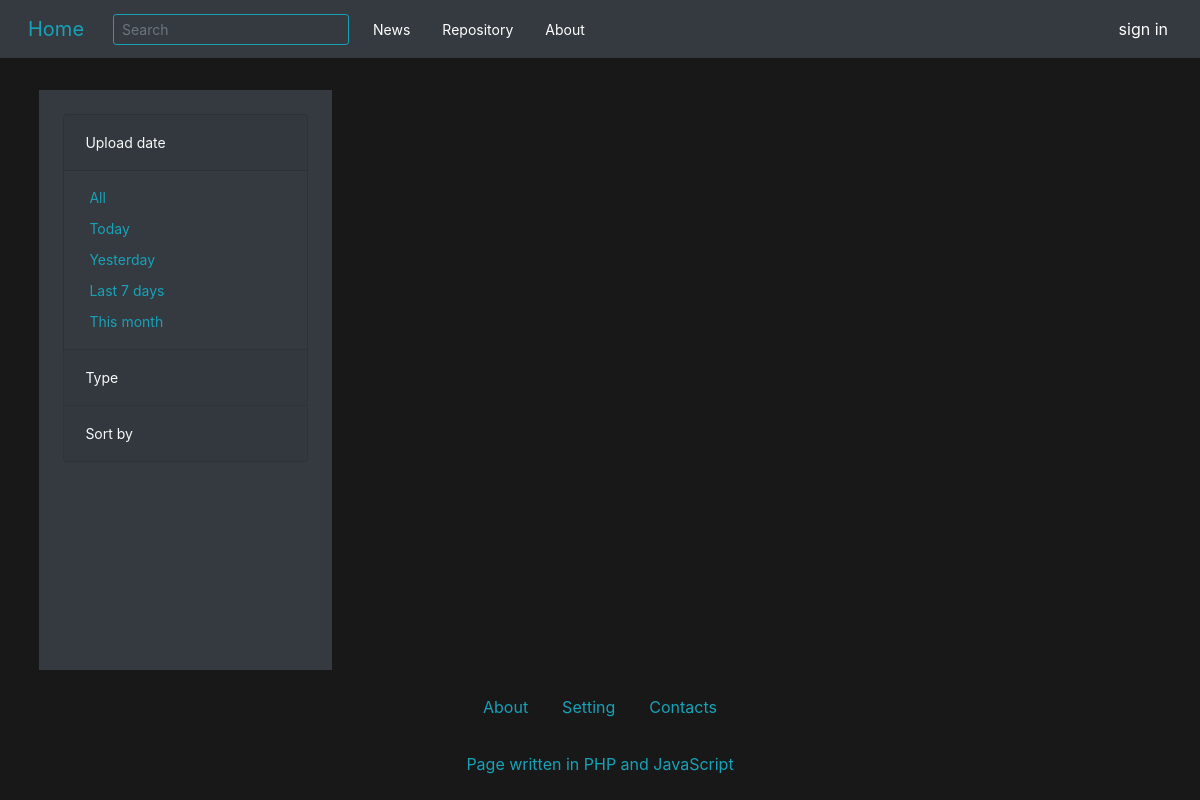
Before: / with the older database file.
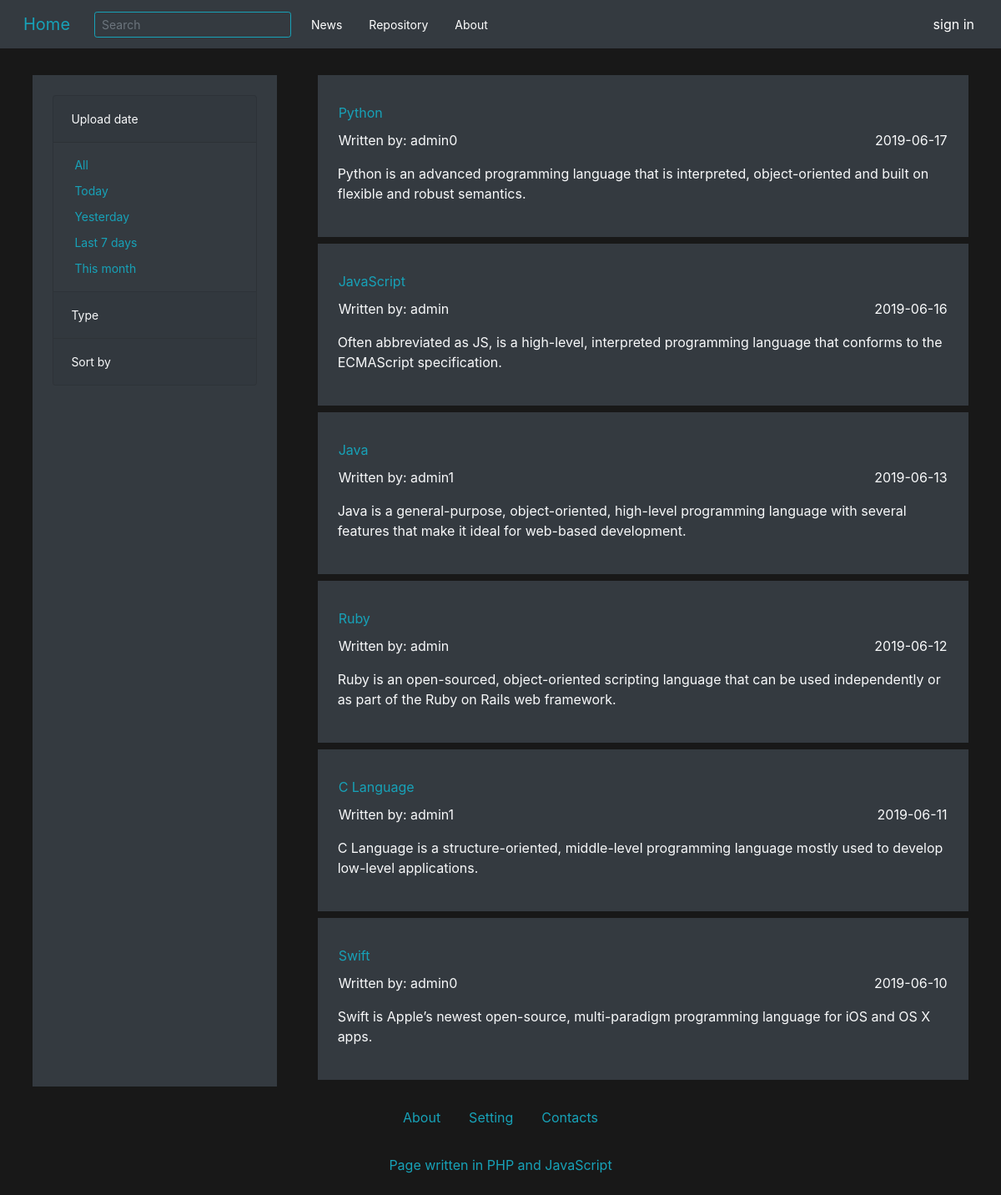
After: the same page with the newer database file.
### tables this page shows
CREATE TABLE Blog_content
(
  id bigint unsigned primary key auto_increment,
  create_date date,
  username varchar(50) not null,
  title varchar(255) not null,
  content TEXT not null
);

### php/fetch_data/fetch.php (called while the page is built, shortened)
<?php
require 'connection.php';
class Fetch {
  private $tableKeys = [];
  private $tableData = [];
  private $result = [];
  public function __construct() {
    global $connection;
    $this->connection = $connection;
  }
  private function createConnection($query) {
    $this->query = $query;
    mysqli_query($this->connection, 'SET NAMES utf8');
    if(!($this->result = mysqli_query($this->connection, $this->query))) {
      $this->tableKeys = array(
        'Typ błędu',
        'Opis błędu'
      );
      $this->tableData = array(array(
        'Problem z zapytaniem mysql',
        'BŁĄD: problem z zapytaniem "'. $this->query. '".'
      ));
    } else {
      $this->queryType = explode(' ', trim($this->query));
      $this->queryType = $this->queryType[0];
    }
  }
  private function fetchData() {
    if($record = mysqli_fetch_object($this->result)) {
      $this->tableKeys = (array) $record;
      $this->tableKeys = array_keys($this->tableKeys);
      $this->tableData = array(array_values((array) $record));
    }
    if($record = mysqli_fetch_all($this->result)) {
      $this->result = [];
      $this->tableData = array_merge($this->tableData, $record);
      for($i=0; $i<count($this->tableData); $i++) {
        array_push($this->result, array_combine($this->tableKeys, $this->tableData[$i]));
      }
    }
  }
  public function fetch($query) {
    $this->createConnection($query);
    return $this->result;
  }
}

### php/blog_configuration/get_posts.php (the view, shortened to what this page needs)
<?php
require_once 'php/fetch_data/fetch.php';
class Get_posts {
  private $result = '';
  public function __construct($loggedBool) {
    $this->loggedBool = $loggedBool;
    $Fetch = new Fetch;
    $this->content = $Fetch->fetch('SELECT * FROM Blog_content');
  }
  private function simple_blog() {
    $this->result = '';
    foreach($this->content as $value) {
      $this->result .=
      '<div class="w-100 bg-dark p-4 mb-2 text-left">' .
        '<a href="#" class="w-50 px-0 py-lg-2 nav-link btn bg-transparent text-left
          text-info">' . $value['title'] . '</a>' .
          '<div class="row px-3 justify-content-between">' .
            '<p class="col-6 px-0">Written by: ' . $value['username'] . '</p>' .
            '<p class="col-6 px-0 text-right">' . $value['create_date'] . '</p>' .
          '</div>' .
          '<p>' . $value['content'] . '</p>' .
      '</div>';
    }
  }
  public function return_html() {
    if($this->loggedBool == true) {
      $this->editable_blog();
    } else {
      $this->simple_blog();
    }
    return $this->result;
  }
}

### index.php (shortened to what this page needs)
<?php
  $loggedBool = false;
?>
<!DOCTYPE html>
<html lang='en'>
<head>
  <link rel='stylesheet' href='style/style.css'>
  <link rel='stylesheet' href='https://stackpath.bootstrapcdn.com/bootstrap/4.2.1/css/bootstrap.min.css'>
</head>
<body class='w-100 container-fluid m-0 p-0 row bg-black text-center'>
  <header class='col-sm-12 row mx-0 justify-content-between bg-dark'>
    <nav class="w-100 px-0 navbar navbar-expand-lg navbar-dark bg-dark">
      <a class="navbar-brand btn bg-transparent text-info" href="index.php">Home</a>
      <div class="collapse navbar-collapse" id="navbar">
        <ul class="navbar-nav mr-auto justify-content-end">
          <li class="nav-item active my-auto">
            <form action='php/blog_configuration/sort_posts.php' method='get' class="form-inline py-3 py-lg-0">
              <input type="search" placeholder="Search" name='searchValue' value='<?php if(isset($_SESSION['searchValue'])) echo $_SESSION['searchValue'] ?>'
                class="form-control form-control-sm w-100 mr-sm-2 bg-dark border-info text-light formSearchInput">
            </form>
          </li>
          <li class="nav-item active">
            <a class="w-100 px-3 py-3 py-lg-2 nav-link btn-sm bg-transparent text-left"
              href="index.php">News</a>
          </li>
          <li class="nav-item active">
            <a class="w-100 px-3 py-3 py-lg-2 nav-link btn-sm bg-transparent text-left"
              href="#">Repository</a>
          </li>
          <li class="nav-item active">
            <a class="w-100 px-3 py-3 py-lg-2 nav-link btn-sm bg-transparent text-left"
              href="#">About</a>
          </li>
        </ul>
        <ul class="navbar-nav ml-auto justify-content-end">
          <li class="nav-item active d-none <?php if(!$loggedBool) echo 'd-lg-block'; ?>">
            <a class="px-3 nav-link btn text-left"
              href="login.php">sign in</a>
          </li>
        </ul>
      </div>
    </nav>
  </header>
  <main class='container-fluid row mx-auto text-light'>
    <div class='w-100 mx-0 row py-3 justify-content-around'>
      <div class='col-sm-12 col-lg-3 bg-dark p-4 mt-3 text-left'>
        <div class="accordion" id="accordionExample">
          <div class="card bg-dark">
            <div class="card-header" id="headingOne">
              <a class="btn btn-sm px-0 text-light collapsed" data-toggle="collapse" data-target="#collapseOne" aria-expanded="true" aria-controls="collapseOne">
                Upload date
              </a>
            </div>
            <div id="collapseOne" class="collapse show" aria-labelledby="headingOne" data-parent="#accordionExample">
              <a onclick='queryToPHP("All", "filter")' class='px-4 pt-3 btn btn-sm text-info'>All</a><br>
              <a onclick='queryToPHP("Today", "filter")' class='px-4 btn btn-sm text-info'>Today</a><br>
              <a onclick='queryToPHP("Yesterday", "filter")' class='px-4 btn btn-sm text-info'>Yesterday</a><br>
              <a onclick='queryToPHP("Last 7 days", "filter")' class='px-4 btn btn-sm text-info'>Last 7 days</a><br>
              <a onclick='queryToPHP("This month", "filter")' class='px-4 pb-3 btn btn-sm text-info'>This month</a><br>
            </div>
          </div>
          <div class="card bg-dark">
            <div class="card-header" id="headingTwo">
              <h5 class="mb-0">
                <a class="btn btn-sm px-0 text-light" data-toggle="collapse" data-target="#collapseTwo" aria-expanded="false" aria-controls="collapseTwo">
                  Type
                </a>
              </h5>
            </div>
          </div>
          <div class="card bg-dark">
            <div class="card-header" id="headingThree">
              <h5 class="mb-0">
                <a class="btn btn-sm px-0 text-light" data-toggle="collapse" data-target="#collapseThree" aria-expanded="false" aria-controls="collapseThree">
                  Sort by
                </a>
              </h5>
            </div>
          </div>
        </div>
      </div>
      <div class='col-sm-12 col-lg-8 p-0 mt-3'>
        <?php
          require_once 'php/blog_configuration/get_posts.php';
          $Get_posts = new Get_posts($loggedBool);
          echo $Get_posts->return_html();
        ?>
      </div>
    </div>
  </main>
  <?php
    require_once 'php/parts_of_a_website/footer.php';
  ?>
</body>
</html>

### php/parts_of_a_website/footer.php (shortened to what this page needs)
<footer class='container-fluid mx-auto row'>
  <div class="w-100 mx-0 row justify-content-center text-primary">
    <a class="px-3 py-2 btn bg-transparent text-left text-info"
      href="index.php">About</a>
    <a class="px-3 py-2 btn bg-transparent text-left text-info"
      href="index.php">Setting</a>
    <a class="px-3 py-2 btn bg-transparent text-left text-info"
      href="index.php">Contacts</a>
  </div>
  <p class='col-md-12 py-4 my-0 mx-auto text-info'>
    Page written in PHP and JavaScript
  </p>
</footer>

### style/style.css (style rules this page uses)
.bg-black { background: #181818; }

Changed rows visible on the page:
added blog_content: title "Python", username "admin0", create_date "2019-06-17", content "Python is an advanced programming language that is interpreted, object-oriented and built on flexible and robust semantics."
added blog_content: title "JavaScript", username "admin", create_date "2019-06-16", content "Often abbreviated as JS, is a high-level, interpreted programming language that conforms to the ECMAScript specification."
added blog_content: title "Java", username "admin1", create_date "2019-06-13", content "Java is a general-purpose, object-oriented, high-level programming language with several features that make it ideal for web-based development."
added blog_content: title "Ruby", username "admin", create_date "2019-06-12", content "Ruby is an open-sourced, object-oriented scripting language that can be used independently or as part of the Ruby on Rails web framework."
added blog_content: title "C Language", username "admin1", create_date "2019-06-11", content "C Language is a structure-oriented, middle-level programming language mostly used to develop low-level applications."
added blog_content: title "Swift", username "admin0", create_date "2019-06-10", content "Swift is Apple’s newest open-source, multi-paradigm programming language for iOS and OS X apps."
Other visible differences:
text now shown: "Written by: Written by: Written by: Written by: Written by: Written by:"
